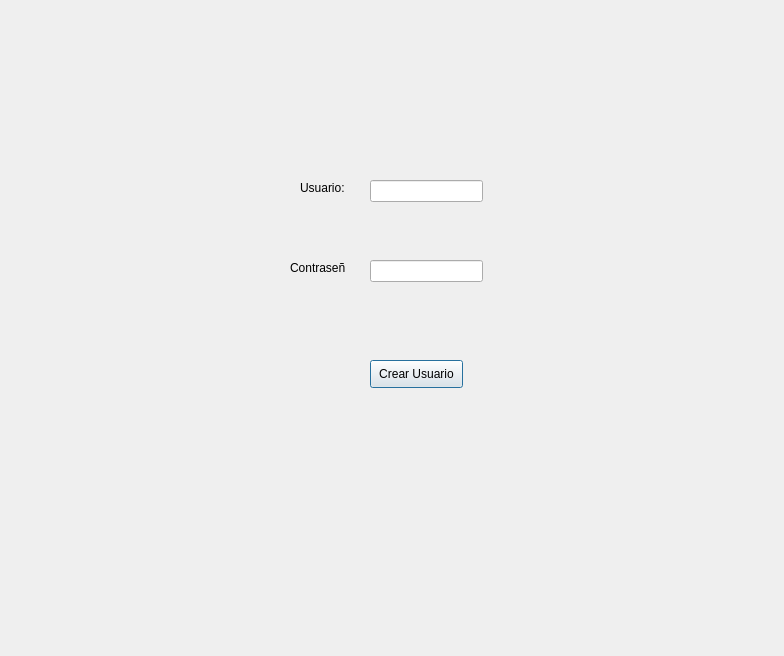
<?xml version="1.0" encoding="UTF-8"?>
<ui version="4.0">
 <class>Dialog</class>
 <widget class="QDialog" name="Dialog">
  <property name="geometry">
   <rect>
    <x>0</x>
    <y>0</y>
    <width>784</width>
    <height>656</height>
   </rect>
  </property>
  <property name="windowTitle">
   <string>Dialog</string>
  </property>
  <widget class="QLineEdit" name="text_usuario">
   <property name="geometry">
    <rect>
     <x>370</x>
     <y>180</y>
     <width>113</width>
     <height>22</height>
    </rect>
   </property>
   <property name="text">
    <string/>
   </property>
  </widget>
  <widget class="QLabel" name="label">
   <property name="geometry">
    <rect>
     <x>300</x>
     <y>180</y>
     <width>55</width>
     <height>16</height>
    </rect>
   </property>
   <property name="text">
    <string>Usuario:</string>
   </property>
  </widget>
  <widget class="QLabel" name="label_2">
   <property name="geometry">
    <rect>
     <x>290</x>
     <y>260</y>
     <width>55</width>
     <height>16</height>
    </rect>
   </property>
   <property name="text">
    <string>Contraseña:</string>
   </property>
  </widget>
  <widget class="QLineEdit" name="text_contrasena">
   <property name="geometry">
    <rect>
     <x>370</x>
     <y>260</y>
     <width>113</width>
     <height>22</height>
    </rect>
   </property>
  </widget>
  <widget class="QPushButton" name="pushButton">
   <property name="geometry">
    <rect>
     <x>370</x>
     <y>360</y>
     <width>93</width>
     <height>28</height>
    </rect>
   </property>
   <property name="text">
    <string>Crear Usuario</string>
   </property>
  </widget>
 </widget>
 <resources/>
 <connections/>
</ui>
